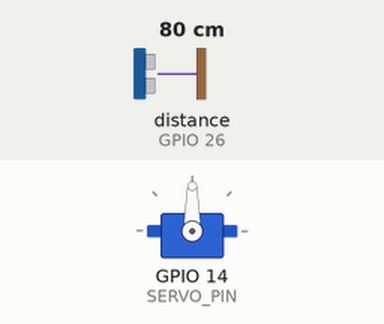
Simulated run of this sketch. Board: ESP32. Parts: servo. Wiring (inferred from the names in the program): ultrasonic range finder: trigger GPIO 27; echo GPIO 26. The inputs (shaded band) are chosen by the test bench; at power-on: distance to the obstacle (sensor on GPIO 26) 80 cm. The echo pulse lasts 58.3 µs per cm; WiFi joins after 1.5 s; servers stay silent unless stated; what the sketch prints to the serial monitor is not drawn.

Above: at 2.7 s.
2.8 s: distance to the obstacle (sensor on GPIO 26) set to 12 cm
5.6 s: distance to the obstacle (sensor on GPIO 26) set to 9 cm
At 7.6 s:
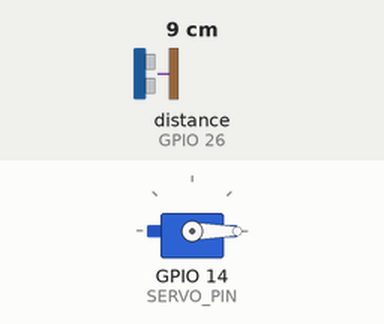
8.2 s: distance to the obstacle (sensor on GPIO 26) set to 18 cm
At 9.7 s:
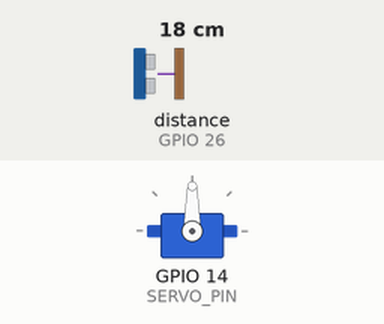
10.8 s: distance to the obstacle (sensor on GPIO 26) set to 2 cm
At 13.0 s:
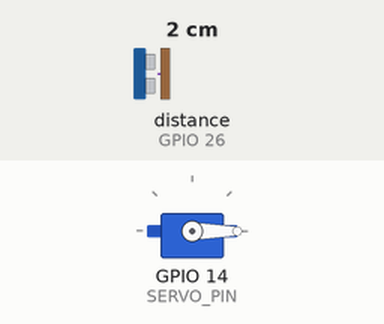
Timing chart, 0 to 14.4 s (numbered marks = the images above; inputs shaded):
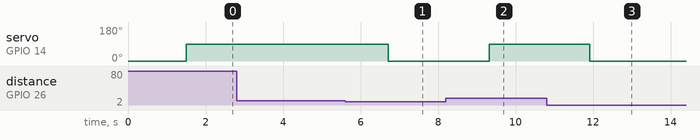

The sketch:

firebase_bridgeOriginalCode.ino
```cpp
#include <Arduino.h>
#include <WiFi.h>
#include <Firebase_ESP_Client.h>
#include <ESP32Servo.h> // Library for Servo Motor
#include "addons/TokenHelper.h"
#include "addons/RTDBHelper.h"

#define WIFI_SSID "Dialog 4G plus"
#define WIFI_PASSWORD "danidu@1324"
#define API_KEY "AIzaSyDBndDJrH91zSPtvyntWmJTde2HNZNP4YY" // Insert Firebase project API Key
#define DATABASE_URL "https://iotultrasonicservoanddht11soil-default-rtdb.asia-southeast1.firebasedatabase.app/" // Insert RTDB URL

FirebaseData fbdo;
FirebaseAuth auth;
FirebaseConfig config;

// Servo object
Servo myservo;


// Constants
const int TRIG_PIN = 27;         // GPIO pin connected to Ultrasonic Sensor's TRIG pin on ESP32
const int ECHO_PIN = 26;         // GPIO pin connected to Ultrasonic Sensor's ECHO pin on ESP32
const int SERVO_PIN = 14;        // GPIO pin connected to Servo Motor's pin on ESP32
const int DISTANCE_THRESHOLD = 10; // centimeters

unsigned long sendDataPrevMillis = 0;
bool signupOK = false;

void setup() {
  Serial.begin(115200);           // Initialize serial port
  WiFi.begin(WIFI_SSID, WIFI_PASSWORD);
  while (WiFi.status() != WL_CONNECTED) {
    Serial.print(".");
    delay(300);
  }
  Serial.println("Connected with IP: " + WiFi.localIP().toString());

  config.api_key = API_KEY;
  config.database_url = DATABASE_URL;

  if (Firebase.signUp(&config, &auth, "", "")) {
    Serial.print("SignUp Ok");
    signupOK = true;
  } else {
    Serial.printf("%s\n", config.signer.signupError.message.c_str());
  }

  config.token_status_callback = tokenStatusCallback;

  Firebase.begin(&config, &auth);
  Firebase.reconnectWiFi(true);


  pinMode(TRIG_PIN, OUTPUT);    // Set ESP32 pin to output mode for TRIG
  pinMode(ECHO_PIN, INPUT);     // Set ESP32 pin to input mode for ECHO

  myservo.attach(SERVO_PIN);    // Attach the servo to the servo object
  myservo.write(0);             // Set initial servo position to 0 degrees
}

void loop() {
  // Generate a 10-microsecond pulse to the TRIG pin
  digitalWrite(TRIG_PIN, HIGH);
  delayMicroseconds(10);
  digitalWrite(TRIG_PIN, LOW);

  // Measure the duration of the pulse from the ECHO pin
  long duration_us = pulseIn(ECHO_PIN, HIGH);

  // Calculate the distance in centimeters (Speed of sound: 343 m/s or 0.0343 cm/us)
  float distance_cm = duration_us * 0.01715;  // 1/2 * 0.0343

  if (Firebase.ready() && signupOK && (millis() - sendDataPrevMillis > 500 || sendDataPrevMillis == 0)) { //
    sendDataPrevMillis = millis();

   // Control servo based on distance
  if (distance_cm > DISTANCE_THRESHOLD) {
    myservo.write(90);  // Rotate servo motor to 90 degrees
    String  alert="BridgeOpen";
    Firebase.RTDB.setString(&fbdo, "Message/alert", alert);
    delay(1000);

  } else {
    myservo.write(0);   // Rotate servo motor to 0 degrees
     String  alert="Safety";
    Firebase.RTDB.setString(&fbdo, "Message/alert", alert);
     delay(1000);
  }

if(Firebase.RTDB.setFloat(&fbdo, "Sensor/Distance", distance_cm)) //sent to datanase distance
{
  // Print the distance to Serial Monitor
  Serial.print("Distance: ");
  Serial.print(distance_cm);
  Serial.println(" cm");


}
else
{
  Serial.println(" Failed : " + fbdo.errorReason());
}

  }
}
```

Measured:
- the behaviour switches between 11 and 10 cm on distance to the obstacle (sensor on GPIO 26) (found by bisection; images 0 and 1)
- after the input at 2.8 s, every drawn part: stays the same
- after the input at 5.6 s, servo on GPIO 14 (SERVO_PIN): 90° → 0° after 1.1 s
- after the input at 8.2 s, servo on GPIO 14 (SERVO_PIN): 0° → 90° after 1.1 s
- after the input at 10.8 s, servo on GPIO 14 (SERVO_PIN): 90° → 0° after 1.1 s
